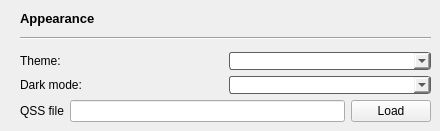
      <widget class="QWidget" name="page_Appearance">
       <widget class="QLabel" name="label_4">
        <property name="geometry">
         <rect>
          <x>20</x>
          <y>10</y>
          <width>81</width>
          <height>16</height>
         </rect>
        </property>
        <property name="font">
         <font>
          <pointsize>10</pointsize>
          <weight>75</weight>
          <bold>true</bold>
         </font>
        </property>
        <property name="text">
         <string>Appearance</string>
        </property>
       </widget>
       <widget class="Line" name="line">
        <property name="geometry">
         <rect>
          <x>20</x>
          <y>30</y>
          <width>411</width>
          <height>16</height>
         </rect>
        </property>
        <property name="orientation">
         <enum>Qt::Horizontal</enum>
        </property>
       </widget>
       <widget class="QWidget" name="layoutWidget">
        <property name="geometry">
         <rect>
          <x>20</x>
          <y>52</y>
          <width>411</width>
          <height>70</height>
         </rect>
        </property>
        <layout class="QVBoxLayout" name="verticalLayout_11">
         <item>
          <layout class="QHBoxLayout" name="horizontalLayout_4">
           <item>
            <widget class="QLabel" name="label_5">
             <property name="text">
              <string>Theme:</string>
             </property>
            </widget>
           </item>
           <item>
            <widget class="QComboBox" name="comboBoxTheme">
             <property name="styleSheet">
              <string notr="true">border: 1px solid rgb(95,95,95);
border-radius: 3px;
margin:0 0 0 0;</string>
             </property>
            </widget>
           </item>
          </layout>
         </item>
         <item>
          <layout class="QHBoxLayout" name="horizontalLayout_darkMode">
           <item>
            <widget class="QLabel" name="label_darkMode">
             <property name="text">
              <string>Dark mode:</string>
             </property>
            </widget>
           </item>
           <item>
            <widget class="QComboBox" name="comboBoxDarkMode">
             <property name="styleSheet">
              <string notr="true">border: 1px solid rgb(95,95,95);
border-radius: 3px;
margin:0 0 0 0;</string>
             </property>
            </widget>
           </item>
          </layout>
         </item>
         <item>
          <layout class="QHBoxLayout" name="horizontalLayout_10">
           <item>
            <widget class="QLabel" name="label_qssFile">
             <property name="text">
              <string>QSS file</string>
             </property>
            </widget>
           </item>
           <item>
            <widget class="QLineEdit" name="lineEdit_qssFilePath"/>
           </item>
           <item>
            <widget class="QPushButton" name="pushButton_loadQssFile">
             <property name="text">
              <string>Load</string>
             </property>
            </widget>
           </item>
          </layout>
         </item>
        </layout>
       </widget>
      </widget>
